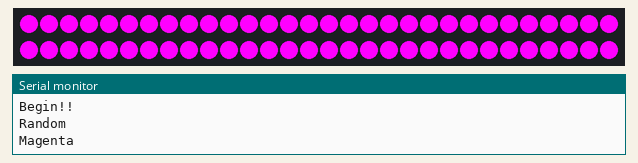
Recording of a sketch running on a simulated Arduino Uno, built with avr-gcc and run on an emulated ATmega328P. Parts: 60 RGB LEDs in strip order, left to right, continuing on the next row, the last lines printed to the serial monitor. Random numbers use the default seed unless the sketch sets one.

Above: at 17.1 s.
At 19.2 s:
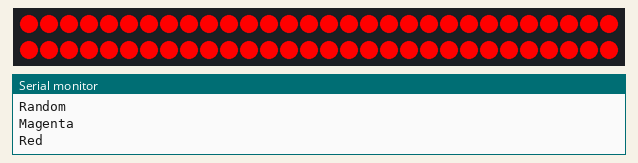

The sketch:

Neo_Pixel_Basic.ino
```cpp
#include <Adafruit_NeoPixel.h>
#ifdef __AVR__
  #include <avr/power.h>
#endif

#define PIN 6

Adafruit_NeoPixel strip = Adafruit_NeoPixel(60, PIN, NEO_GRB + NEO_KHZ800);

// Color order: red, green, blue
uint32_t magenta = strip.Color(255, 0, 255);
uint32_t red = strip.Color(255, 0, 0);

void setup() { Serial.begin(9600);

  strip.begin();
  strip.show(); // Initialize all pixels to 'off'

  Serial.println("Begin!!");
}

void loop() {

int j = 0;

Serial.println ("Random");
while ( j<100 ) {
                    for ( int i =0; i < strip.numPixels(); i++) {
                                                                   int red = random(0,255);
                                                                   int green = random(0,255);
                                                                   int blue = random(0,255);

                                                                   strip.setPixelColor( i, red, green, blue);
                                                                   strip.show();
                                                                   }

                    j++;
                  }

Serial.println("Magenta");
for ( int i =0; i < strip.numPixels(); i++) { strip.setPixelColor( i, magenta);
                                               strip.show();
                                              }

delay(2000);

Serial.println("Red");
for ( int i =0; i < strip.numPixels(); i++) { strip.setPixelColor( i, red);
                                               strip.show();
                                              }

delay(2000);

}
```

Measured:
- what the display in image 1 shows lasts 19.0 s, from 19.2 s to 38.2 s
